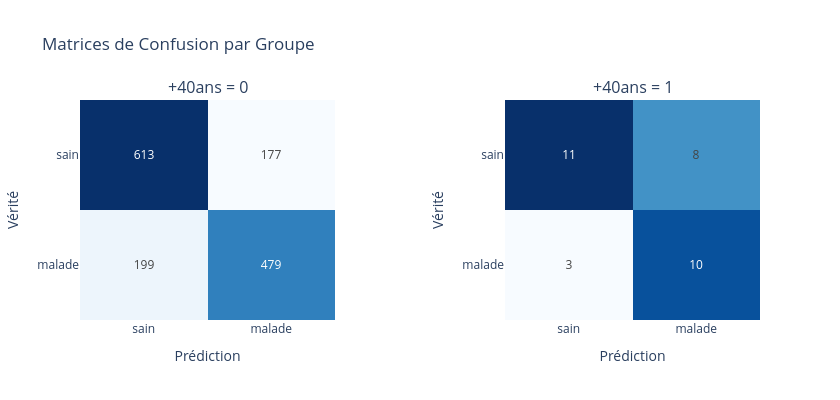

Notebook code cell kept with this figure:
### Code cell
plot_confusion_matrices_side_by_side(
    df=dir_pred,
    group_column='+40ans',
    labels=["sain", "malade"],
)
# plot_confusion_matrix_by_group(dir_df["labels"], dir_df["preds"], dir_df, group_columns=["+40ans"], labels=[0, 1])

### Figure 1 — Plotly figure (JSON) as saved in the notebook; plotly's stock layout.template omitted (floating-point values rounded to 4 significant figures)
{"data": [{"colorscale": [[0, "rgb(247,251,255)"], [0.125, "rgb(222,235,247)"], [0.25, "rgb(198,219,239)"], [0.375, "rgb(158,202,225)"], [0.5, "rgb(107,174,214)"], [0.625, "rgb(66,146,198)"], [0.75, "rgb(33,113,181)"], [0.875, "rgb(8,81,156)"], [1, "rgb(8,48,107)"]], "hoverinfo": "z", "showscale": false, "text": [["613", "177"], ["199", "479"]], "texttemplate": "%{text}", "type": "heatmap", "x": ["sain", "malade"], "xaxis": "x", "y": ["sain", "malade"], "yaxis": "y", "z": [[613, 177], [199, 479]], "zmin": 0}, {"colorscale": [[0, "rgb(247,251,255)"], [0.125, "rgb(222,235,247)"], [0.25, "rgb(198,219,239)"], [0.375, "rgb(158,202,225)"], [0.5, "rgb(107,174,214)"], [0.625, "rgb(66,146,198)"], [0.75, "rgb(33,113,181)"], [0.875, "rgb(8,81,156)"], [1, "rgb(8,48,107)"]], "hoverinfo": "z", "showscale": false, "text": [["11", "8"], ["3", "10"]], "texttemplate": "%{text}", "type": "heatmap", "x": ["sain", "malade"], "xaxis": "x2", "y": ["sain", "malade"], "yaxis": "y2", "z": [[11, 8], [3, 10]], "zmin": 0}], "layout": {"annotations": [{"font": {"size": 16}, "showarrow": false, "text": "+40ans = 0", "x": 0.1875, "xanchor": "center", "xref": "paper", "y": 1, "yanchor": "bottom", "yref": "paper"}, {"font": {"size": 16}, "showarrow": false, "text": "+40ans = 1", "x": 0.8125, "xanchor": "center", "xref": "paper", "y": 1, "yanchor": "bottom", "yref": "paper"}], "height": 400, "title": {"text": "Matrices de Confusion par Groupe"}, "width": 840, "xaxis": {"anchor": "y", "domain": [0, 0.375], "title": {"text": "Prédiction"}}, "xaxis2": {"anchor": "y2", "domain": [0.625, 1], "title": {"text": "Prédiction"}}, "yaxis": {"anchor": "x", "autorange": "reversed", "domain": [0, 1], "title": {"text": "Vérité"}}, "yaxis2": {"anchor": "x2", "autorange": "reversed", "domain": [0, 1], "title": {"text": "Vérité"}}}}
